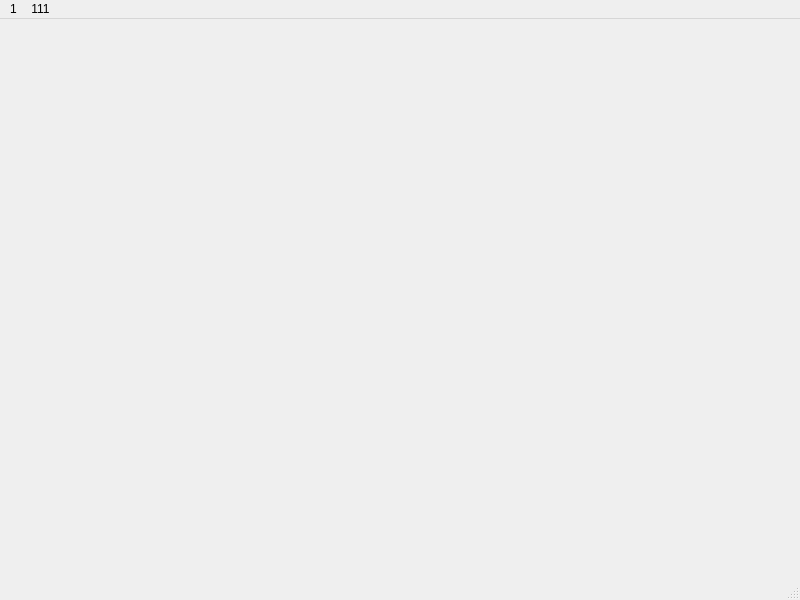
<?xml version="1.0" encoding="UTF-8"?>
<ui version="4.0">
 <class>MainWindow</class>
 <widget class="QMainWindow" name="MainWindow">
  <property name="geometry">
   <rect>
    <x>0</x>
    <y>0</y>
    <width>800</width>
    <height>600</height>
   </rect>
  </property>
  <property name="windowTitle">
   <string>MainWindow</string>
  </property>
  <widget class="QWidget" name="centralwidget"/>
  <widget class="QMenuBar" name="menubar">
   <property name="geometry">
    <rect>
     <x>0</x>
     <y>0</y>
     <width>800</width>
     <height>22</height>
    </rect>
   </property>
   <widget class="QMenu" name="menu1">
    <property name="title">
     <string>1</string>
    </property>
    <addaction name="action11"/>
    <addaction name="separator"/>
    <addaction name="action11_2"/>
   </widget>
   <widget class="QMenu" name="menu111">
    <property name="title">
     <string>111</string>
    </property>
   </widget>
   <addaction name="menu1"/>
   <addaction name="menu111"/>
  </widget>
  <widget class="QStatusBar" name="statusbar"/>
  <action name="action11">
   <property name="text">
    <string>11</string>
   </property>
  </action>
  <action name="action11_2">
   <property name="text">
    <string>11</string>
   </property>
  </action>
 </widget>
 <resources/>
 <connections/>
</ui>
